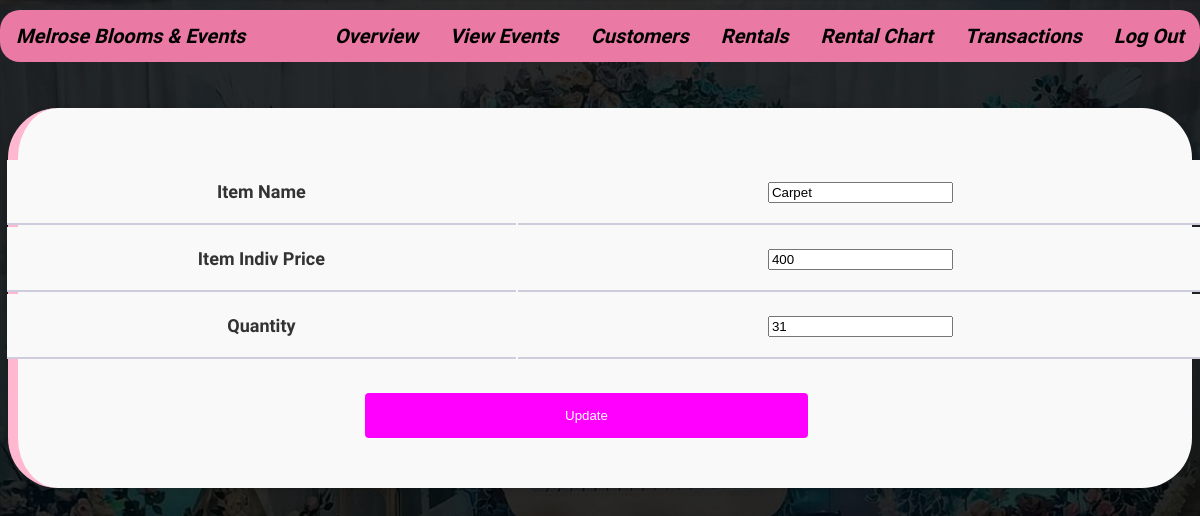
/index.php?page=rentals&subpage=edit&id=1 (signed in), run on the app's committed database.
### tables this page shows
CREATE TABLE `rentals` (
  `rental_id` int(11) UNSIGNED NOT NULL,
  `item_name` varchar(50) NOT NULL,
  `rent_price` int(100) NOT NULL,
  `item_qty` int(11) NOT NULL
);

### classes/rentClass.php (called while the page is built, shortened)
<?php
class Rental{
	private $DB_SERVER='localhost';
	private $DB_USERNAME='root';
	private $DB_PASSWORD='';
	private $DB_DATABASE='test3';
	private $conn;
	public function __construct(){
		$this->conn = new PDO("mysql:host=".$this->DB_SERVER.";dbname=".$this->DB_DATABASE,$this->DB_USERNAME,$this->DB_PASSWORD);
	}
    function get_Rental_name($id){
		$sql="SELECT item_name FROM rentals WHERE rental_id = :id";
		$q = $this->conn->prepare($sql);
		$q->execute(['id' => $id]);
		$item_name = $q->fetchColumn();
		return $item_name;
	}
    function get_price($id){
		$sql="SELECT rent_price FROM rentals WHERE rental_id = :id";
		$q = $this->conn->prepare($sql);
		$q->execute(['id' => $id]);
		$rent_price = $q->fetchColumn();
		return $rent_price;
	}
    function get_item_qty($id){
		$sql="SELECT item_qty FROM rentals WHERE rental_id = :id";
		$q = $this->conn->prepare($sql);
		$q->execute(['id' => $id]);
		$item_qty = $q->fetchColumn();
		return $item_qty;
	}
}

### rental-module/rental-edit.php (the view, shortened to what this page needs)
<form name="form1" method="post"  action="processes/process.rental.php?action=update">
<table width="100%">
            <tr>
				<td>Item Name</td>
				<td><input type="text" name="Item_name" value="<?php echo $rentals->get_Rental_name($id);?>"> </td>
			</tr>
			<tr>
				<td>Item Indiv Price</td>
				<td><input type="text" name="rent_price" value="<?php echo $rentals->get_price($id);?>"></td>
			</tr>
			<tr>
				<td>Quantity</td>
				<td><input type="text" name="item_qty" value="<?php echo $rentals->get_item_qty($id);?>"></td>
			</tr>
			</table>
			<div id="edit-wrapper">
			<input id="prodSubmit" type="submit" name="update" value="Update">
			</form>
</div>

### css/custom.css (style rules this page uses)
html { margin: 0; padding: 0; }
body { font-family: 'Assistant', sans-serif; font-size: 18px; background: url(../images/bg.png); background-size: cover; }
input[type=submit] { width: auto; background-color: fuchsia; color: white; padding: 15px 200px; border: none; border-radius: 4px; cursor: pointer; }
#edit-wrapper { width: 1200px; margin: auto; }
#prodSubmit { margin-left: 360px; margin-top: 30px; }
td { border-bottom: 2px solid #ceccdd; padding: 20px; text-align: center; background-color: #f9f9f9; font-size: 18px; color: #333; font-weight: bold; }

### data on the page
rentals: Item_name "Carpet", rent_price "400", item_qty "31"
